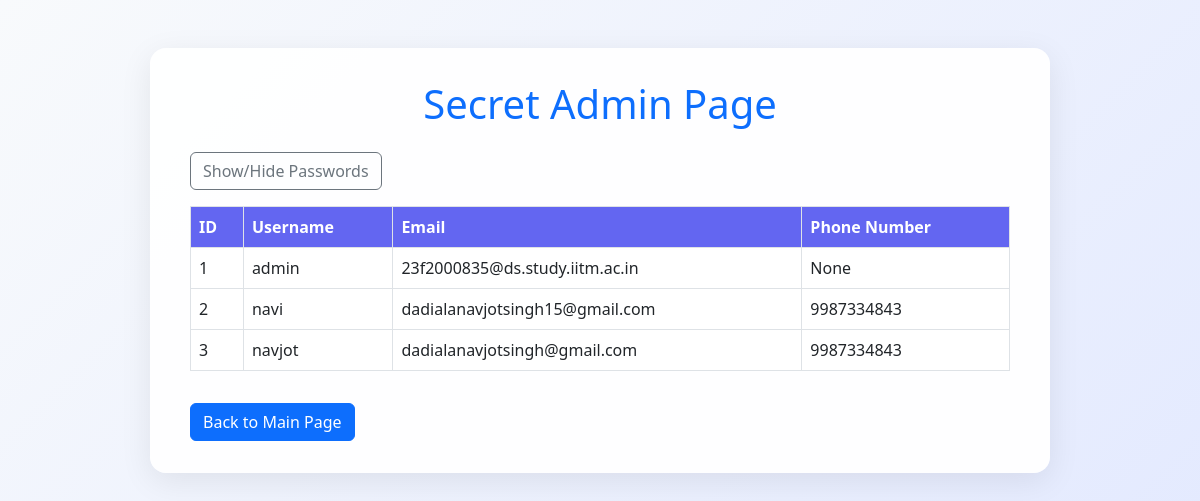
Screenshot of /secret (signed in) with the database file from the repository.
### app.py (models this page shows)
class User(db.Model, UserMixin):
    id = db.Column(db.Integer, primary_key=True)
    username = db.Column(db.String(150), unique=True)
    password = db.Column(db.String(150))
    email = db.Column(db.String(150), unique=True)
    contact_number = db.Column(db.String(20))
    role = db.Column(db.String(50), default='user')
    created_at = db.Column(db.DateTime, default=func.now())
    overall_verified = db.Column(db.Boolean, default=False)
    approved_items = db.relationship('Accessory',
                                   foreign_keys='Accessory.user_id',
                                   backref=db.backref('owner', lazy=True))
    items_borrowed = db.relationship('BorrowedAccessory',
                                   foreign_keys='BorrowedAccessory.borrower_id',
                                   backref=db.backref('borrower_user', lazy=True),
                                   overlaps="items_borrowed_as_borrower,borrower")
    items_lent = db.relationship('BorrowedAccessory',
                                foreign_keys='BorrowedAccessory.lender_id',
                                backref=db.backref('lender_user', lazy=True),
                                overlaps="items_lent_as_lender,lender")

### app.py (the view)
@app.route('/secret')
@login_required
def secret():
    if current_user.role != 'admin':
        flash('Access denied', 'error')
        return redirect(url_for('home'))
    users = User.query.all()
    return render_template('secret.html' , navi=users)

### app.py (called while the page is built)
@login_manager.user_loader
def load_user(user_id):
    return User.query.get(int(user_id))

### templates/secret.html (shortened to what this page needs)
<!DOCTYPE html>
<html lang="en">
<head>
    <link href="https://cdn.jsdelivr.net/npm/bootstrap@5.3.0/dist/css/bootstrap.min.css" rel="stylesheet">
</head>
<body>
    <div class="container">
        <div class="secret-card">
            <h1 class="mb-4 text-center text-primary">Secret Admin Page</h1>
            <button class="btn btn-outline-secondary toggle-btn" onclick="togglePasswords()">Show/Hide Passwords</button>
            <div class="table-responsive">
                <table class="table table-bordered table-hover align-middle">
                    <thead>
                        <tr>
                            <th>ID</th>
                            <th>Username</th>
                            <th>Email</th>
                            <th>Phone Number</th>
                        </tr>
                    </thead>
                    <tbody>
                        {% for i in navi %}
                        <tr>
                            <td>{{ i.id }}</td>
                            <td>{{ i.username }}</td>
                            <td>{{ i.email }}</td>
                            <td>{{ i.contact_number }}</td>
                        </tr>
                        {% endfor %}
                    </tbody>
                </table>
            </div>
            <a href="{{ url_for('admin_dashboard') }}" class="btn btn-primary mt-3">Back to Main Page</a>
        </div>
    </div>
</body>
</html>

### templates/secret.html (style rules this page uses)
body { background: linear-gradient(135deg, #f8fafc 0%, #e0e7ff 100%); min-height: 100vh; }
.secret-card { margin: 3rem auto; max-width: 900px; box-shadow: 0 8px 32px rgba(0,0,0,0.08); border-radius: 1rem; background: rgba(255,255,255,0.95); padding: 2rem 2.5rem; }
.table thead th { background: #6366f1; color: #fff; }
.toggle-btn { margin-bottom: 1rem; }

### rows the page displays
User: id "1", username "admin", email "23f2000835@ds.study.iitm.ac.in", contact_number "None"
User: id "2", username "navi", email "dadialanavjotsingh15@gmail.com", contact_number "9987334843"
User: id "3", username "navjot", email "dadialanavjotsingh@gmail.com", contact_number "9987334843"
